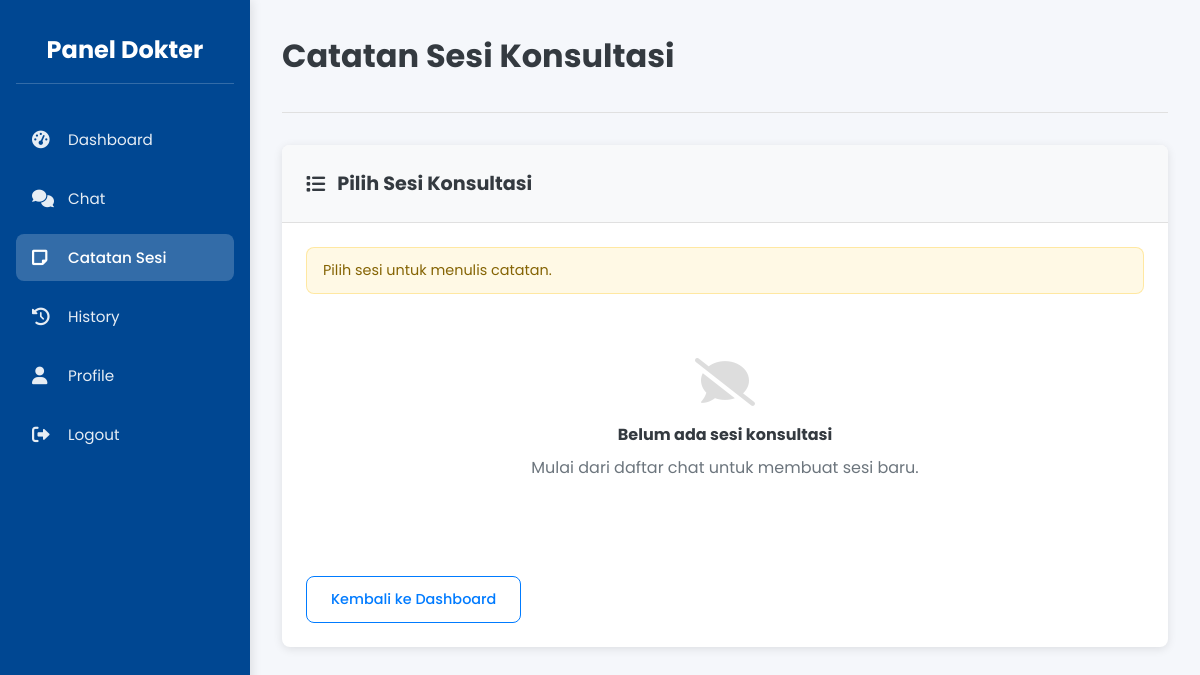
Page /pages/doctor/notes.php (signed in) on the earlier database version.
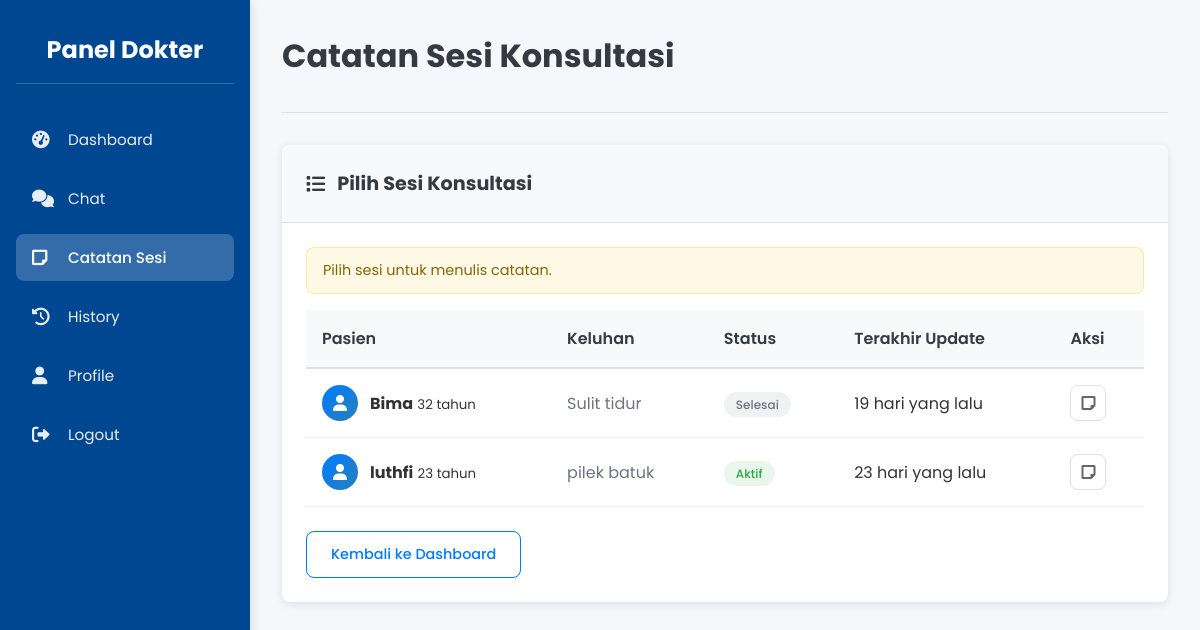
Same page on the later database version.
### tables this page shows
CREATE TABLE `sesi_chat` (
  `id` int NOT NULL,
  `nama_pasien` varchar(100) NOT NULL,
  `usia_pasien` int NOT NULL,
  `keluhan` text NOT NULL,
  `id_dokter` int DEFAULT NULL,
  `status` enum('aktif','selesai','dibatalkan') DEFAULT 'aktif',
  `catatan_dokter` text,
  `rating` int DEFAULT NULL,
  `komentar_rating` text,
  `dibuat_pada` timestamp NULL DEFAULT CURRENT_TIMESTAMP,
  `diperbarui_pada` timestamp NULL DEFAULT CURRENT_TIMESTAMP ON UPDATE CURRENT_TIMESTAMP
);

### includes/functions.php (called while the page is built, shortened)
<?php
if (!function_exists('waktu_relatif')) {
    function waktu_relatif($waktu) {
        $sekarang = new DateTime();
        $waktu_tertentu = new DateTime($waktu);
        $selisih = $sekarang->diff($waktu_tertentu);
        if ($selisih->y > 0) {
            return $selisih->y . ' tahun yang lalu';
        } elseif ($selisih->m > 0) {
            return $selisih->m . ' bulan yang lalu';
        } elseif ($selisih->d > 0) {
            return $selisih->d . ' hari yang lalu';
        } elseif ($selisih->h > 0) {
            return $selisih->h . ' jam yang lalu';
        } elseif ($selisih->i > 0) {
            return $selisih->i . ' menit yang lalu';
        } else {
            return 'Baru saja';
        }
    }
}
if (!function_exists('potongTeks')) {
    function potongTeks($teks, $panjang) {
        if (strlen($teks) <= $panjang) {
            return $teks;
        }
        return substr($teks, 0, $panjang) . '...';
    }
}
?>

### pages/doctor/notes.php (the view, shortened to what the changed rows need)
<?php
include '../../includes/db.php';
include '../../includes/functions.php';
$id_pengguna = $_SESSION['id_pengguna'];
$id_sesi = isset($_GET['id_sesi']) ? (int) $_GET['id_sesi'] : 0;
$sesi = null;
$catatan = '';
$daftar_sesi = [];
if ($id_sesi === 0) {
    $stmt = $pdo->prepare("
        SELECT id, nama_pasien, usia_pasien, keluhan, status, diperbarui_pada
        FROM sesi_chat
        WHERE id_dokter = ?
        ORDER BY diperbarui_pada DESC
    ");
    $stmt->execute([$id_pengguna]);
    $daftar_sesi = $stmt->fetchAll();
}
?>
<!DOCTYPE html>
<html lang="id">
<head>
    <?php $doctor_css_version = filemtime(__DIR__ . '/../../assets/css/doctor.css'); ?>
    <link rel="stylesheet" href="../../assets/css/doctor.css?v=<?php echo $doctor_css_version; ?>">
    <link rel="stylesheet" href="https://cdnjs.cloudflare.com/ajax/libs/font-awesome/6.0.0/css/all.min.css">
</head>
<body>
    <div class="doctor-container">
        <div class="sidebar">
            <h2>Panel Dokter</h2>
        </div>
        <div class="main-content">
            <div class="dashboard-header">
                <h1>Catatan Sesi Konsultasi</h1>
            </div>
            <div class="content-area">
                <?php if ($id_sesi > 0 && $sesi): ?>
                    <div class="content-section">
                        <div class="section-header">
                            <h3><i class="fas fa-sticky-note"></i> Catatan Sesi</h3>
                        </div>
                        <div class="section-body">
                            <div class="session-card">
                                <div class="session-header">
                                    <div class="patient-avatar">
                                        <i class="fas fa-user"></i>
                                    </div>
                                    <div class="patient-info">
                                        <h4><?php echo htmlspecialchars($sesi['nama_pasien']); ?></h4>
                                        <div class="patient-meta">
                                            <span><i class="fas fa-birthday-cake"></i> <?php echo $sesi['usia_pasien']; ?> tahun</span>
                                            <span class="status-badge <?php echo $sesi['status'] === 'aktif' ? 'active' : 'completed'; ?>">
                                                <?php echo ucfirst($sesi['status']); ?>
                                            </span>
                                        </div>
                                    </div>
                                    <div class="session-time">
                                        <i class="far fa-clock"></i>
                                        <?php echo waktu_relatif($sesi['diperbarui_pada']); ?>
                                    </div>
                                </div>
                                <div class="session-body">
                                    <div class="complaint">
                                        <strong>Keluhan:</strong>
                                        <p><?php echo htmlspecialchars($sesi['keluhan']); ?></p>
                                    </div>
                                </div>
                            </div>
                            <?php if (isset($berhasil)): ?>
                                <div class="alert alert-success"><?php echo $berhasil; ?></div>
                            <?php endif; ?>
                            <form action="notes.php?id_sesi=<?php echo $id_sesi; ?>" method="post" class="notes-form">
                                <div class="form-group">
                                    <label for="catatan">Catatan Perkembangan Pasien:</label>
                                    <textarea id="catatan" name="catatan" rows="15" placeholder="Tuliskan catatan perkembangan pasien, diagnosis, rencana tindakan, dll."><?php echo htmlspecialchars($catatan ?? ''); ?></textarea>
                                </div>
                                <div class="form-actions">
                                    <button type="submit" class="btn btn-primary">Simpan Catatan</button>
                                    <a href="chat.php?id_sesi=<?php echo $id_sesi; ?>" class="btn btn-secondary">Kembali ke Chat</a>
                                    <a href="dashboard.php" class="btn btn-secondary">Kembali ke Dashboard</a>
                                </div>
                            </form>
                        </div>
                    </div>
                <?php else: ?>
                    <div class="content-section">
                        <div class="section-body">
                            <?php if (count($daftar_sesi) > 0): ?>
                                <table class="data-table">
                                    <thead>
                                        <tr>
                                            <th>Pasien</th>
                                            <th>Keluhan</th>
                                            <th>Status</th>
                                            <th>Terakhir Update</th>
                                            <th>Aksi</th>
                                        </tr>
                                    </thead>
                                    <tbody>
                                        <?php foreach ($daftar_sesi as $item): ?>
                                            <tr>
                                                <td>
                                                    <div class="table-patient">
                                                        <div class="patient-avatar small">
                                                            <i class="fas fa-user"></i>
                                                        </div>
                                                        <div>
                                                            <strong><?php echo htmlspecialchars($item['nama_pasien']); ?></strong>
                                                            <small><?php echo $item['usia_pasien']; ?> tahun</small>
                                                        </div>
                                                    </div>
                                                </td>
                                                <td>
                                                    <div class="complaint-preview">
                                                        <?php echo potongTeks($item['keluhan'], 60); ?>
                                                    </div>
                                                </td>
                                                <td>
                                                    <span class="status-badge <?php echo $item['status'] === 'aktif' ? 'active' : 'completed'; ?>">
                                                        <?php echo ucfirst($item['status']); ?>
                                                    </span>
                                                </td>
                                                <td><?php echo waktu_relatif($item['diperbarui_pada']); ?></td>
                                                <td>
                                                    <div class="table-actions">
                                                        <a href="notes.php?id_sesi=<?php echo $item['id']; ?>" class="btn-icon" title="Buka Catatan">
                                                            <i class="fas fa-sticky-note"></i>
                                                        </a>
                                                    </div>
                                                </td>
                                            </tr>
                                        <?php endforeach; ?>
                                    </tbody>
                                </table>
                            <?php else: ?>
                                <div class="empty-state">
                                    <i class="fas fa-comment-slash"></i>
                                    <h4>Belum ada sesi konsultasi</h4>
                                    <p>Mulai dari daftar chat untuk membuat sesi baru.</p>
                                </div>
                            <?php endif; ?>
                        </div>
                    </div>
                <?php endif; ?>
            </div>
        </div>
    </div>
</body>
</html>

Differences in the rows shown:
added sesi_chat: nama_pasien "Bima", usia_pasien "32", keluhan "Sulit tidur", status "Selesai", diperbarui_pada "19 hari yang lalu"
now on this page (row edited): sesi_chat: nama_pasien "luthfi", usia_pasien "23", keluhan "pilek batuk", status "Aktif", diperbarui_pada "23 hari yang lalu"
Other differences:
text no longer shown: "Belum ada sesi konsultasi Mulai dari daftar chat untuk membuat sesi baru."
text now shown: "Pasien Keluhan Status Terakhir Update Aksi"
